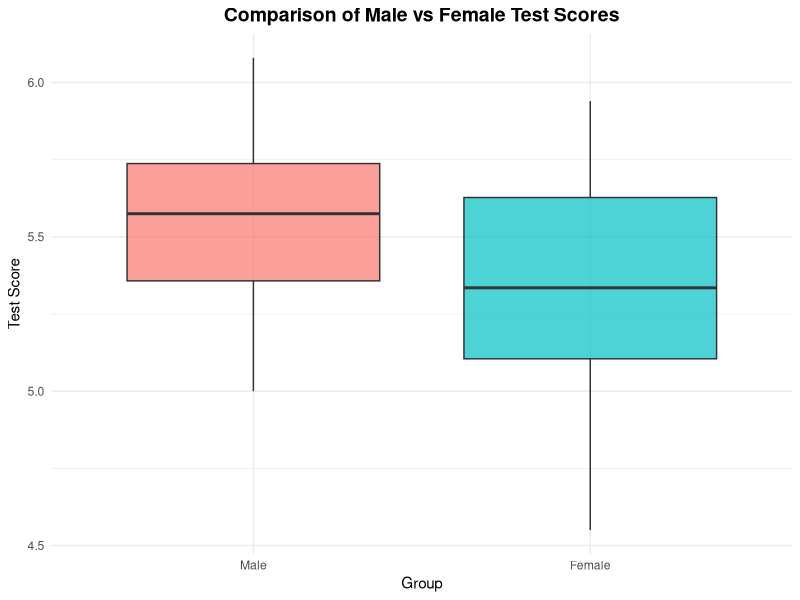

R code for this plot:
# Imporitng the dataset
dataset = read.csv("scores.csv")

# Checking if dataset is in normal distribution
shapiro.test(dataset$Male)
shapiro.test(dataset$Female)

# Checking for homogeneity of variances
var.test(x=dataset$Male, y=dataset$Female)

library(ggplot2)

# Reshape, so both groups plot on the same axis
# puts Male/Female into one column

long_data <- stack(dataset)
colnames(long_data) <- c("Score", "Group")

# Boxplot
ggplot(long_data, aes(x = Group, y = Score, fill = Group)) +
  geom_boxplot(alpha = 0.7, outlier.color = "red") +
  labs(title = "Comparison of Male vs Female Test Scores",
       x = "Group",
       y = "Test Score") +
  theme_minimal() +
  theme(legend.position = "none",
        plot.title = element_text(hjust = 0.5, size = 14, face = "bold"))
